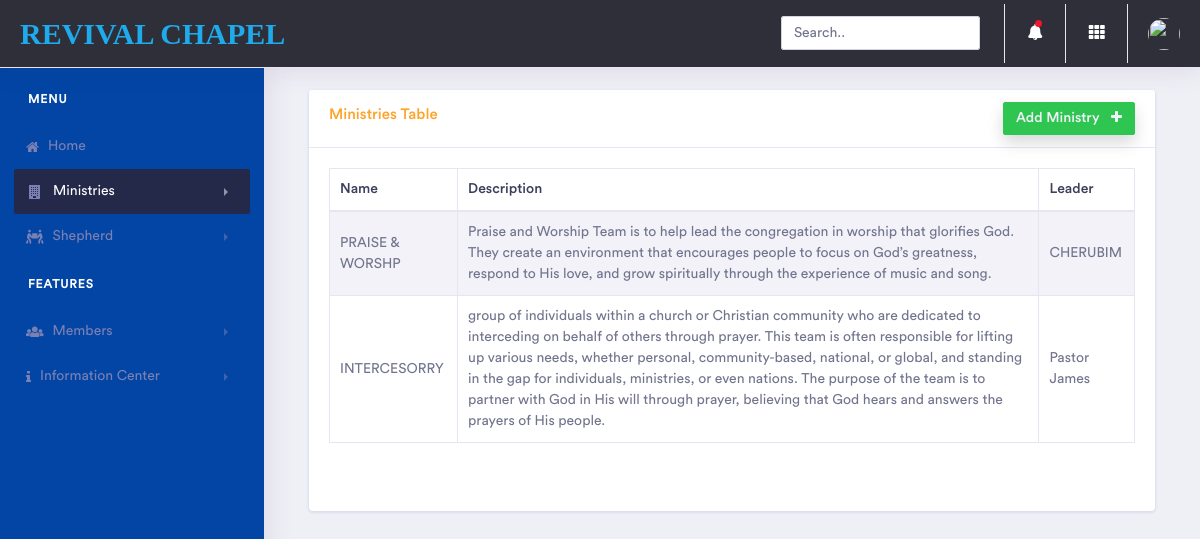
Screenshot of /members/ministries/list/ (signed in) with the database file from the repository.
### Member/models.py (models this page shows, shortened)
class Ministry(models.Model):
    name = models.CharField(max_length=255)
    description = models.TextField()
    leader = models.CharField(max_length=255)

### Member/views.py (the view)
# urls.py: path('ministries/list/', list_ministries, name="list_ministries"),
@login_required
def list_ministries(request):
    template = "ministries/list.html"
    ministries = Ministry.objects.all()
    profile = UserProfile.objects.get_or_create(user=request.user)
    context = {"ministries": ministries, "ministries_active_list": "active", "profile": profile}
    return render(request, template, context)

### templates/ministries/list.html (shortened to what this page needs)
{% extends 'base.html' %}
{% block content %}
    <div class="dashboard-wrapper">
        <div class="container-fluid dashboard-content">
            <div class="col-xl-12 col-lg-12 col-md-12 col-sm-12 col-12 mb-5">
            <div class="card mb-5">
                <h5 class="card-header">Ministries Table <a href="{% url 'add_ministry' %}" class="btn btn-sm btn-success shadow float-right text-light">Add Ministry <i class="fa fa-plus ml-2"></i></a>
</h5>
                <div class="card-body mb-5">
                    <div class="table-responsive">
                        <table class="table table-striped table-bordered first">
                            <thead>
                                <tr>
                                    <th>Name</th>
                                    <th>Description</th>
                                    <th>Leader</th>
                                </tr>
                            </thead>
                            <tbody>
                            {% for ministry in ministries %}
                                <tr>
                                    <td>{{ ministry.name }}</td>
                                    <td>{{ ministry.description }}</td>
                                    <td>{{ ministry.leader }}</td>
                                </tr>
                            {% endfor %}
                            </tbody>
                        </table>
                    </div>
                </div>
            </div>
     </div>
        </div>
{% endblock content %}

### rows the page displays
Ministry: name "PRAISE & WORSHP", description "Praise and Worship Team is to help lead the congregation in worship that glorifies God. They create an environment that encourages people to focus on God’s greatness, respond to His love, and grow spiritually through the experience of music and song.", leader "CHERUBIM"
Ministry: name "INTERCESORRY", description "group of individuals within a church or Christian community who are dedicated to interceding on behalf of others through prayer. This team is often responsible for lifting up various needs, whether personal, community-based, national, or global, and standing in the gap for individuals, ministries, or even nations. The purpose of the team is to partner with God in His will through prayer, believing that God hears and answers the prayers of His people.", leader "Pastor James"
